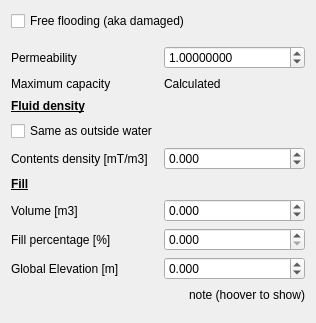
<?xml version="1.0" encoding="UTF-8"?>
<ui version="4.0">
 <class>Form</class>
 <widget class="QWidget" name="Form">
  <property name="geometry">
   <rect>
    <x>0</x>
    <y>0</y>
    <width>316</width>
    <height>323</height>
   </rect>
  </property>
  <property name="windowTitle">
   <string>Form</string>
  </property>
  <property name="locale">
   <locale language="English" country="UnitedStates"/>
  </property>
  <layout class="QVBoxLayout" name="verticalLayout">
   <item>
    <widget class="QCheckBox" name="cbFreeFlooding">
     <property name="text">
      <string>Free flooding (aka damaged)</string>
     </property>
    </widget>
   </item>
   <item>
    <widget class="QWidget" name="widgetContents" native="true">
     <layout class="QGridLayout" name="gridLayout">
      <property name="leftMargin">
       <number>0</number>
      </property>
      <property name="rightMargin">
       <number>0</number>
      </property>
      <item row="2" column="0">
       <widget class="QLabel" name="label_9">
        <property name="text">
         <string>&lt;html&gt;&lt;head/&gt;&lt;body&gt;&lt;p&gt;&lt;span style=&quot; font-weight:600; text-decoration: underline;&quot;&gt;Fluid density&lt;/span&gt;&lt;/p&gt;&lt;/body&gt;&lt;/html&gt;</string>
        </property>
        <property name="wordWrap">
         <bool>true</bool>
        </property>
       </widget>
      </item>
      <item row="9" column="1">
       <widget class="QDoubleSpinBox" name="sbElevation">
        <property name="sizePolicy">
         <sizepolicy hsizetype="Preferred" vsizetype="Fixed">
          <horstretch>0</horstretch>
          <verstretch>0</verstretch>
         </sizepolicy>
        </property>
        <property name="decimals">
         <number>3</number>
        </property>
        <property name="minimum">
         <double>-999999999999.000000000000000</double>
        </property>
        <property name="maximum">
         <double>99999999999999.000000000000000</double>
        </property>
       </widget>
      </item>
      <item row="7" column="1">
       <widget class="QDoubleSpinBox" name="sbVolume">
        <property name="sizePolicy">
         <sizepolicy hsizetype="Preferred" vsizetype="Fixed">
          <horstretch>0</horstretch>
          <verstretch>0</verstretch>
         </sizepolicy>
        </property>
        <property name="decimals">
         <number>3</number>
        </property>
        <property name="minimum">
         <double>-999999999999.000000000000000</double>
        </property>
        <property name="maximum">
         <double>99999999999999.000000000000000</double>
        </property>
       </widget>
      </item>
      <item row="0" column="1">
       <widget class="QDoubleSpinBox" name="sbPermeability">
        <property name="decimals">
         <number>8</number>
        </property>
        <property name="maximum">
         <double>2.000000000000000</double>
        </property>
        <property name="singleStep">
         <double>0.000010000000000</double>
        </property>
        <property name="value">
         <double>1.000000000000000</double>
        </property>
       </widget>
      </item>
      <item row="9" column="0">
       <widget class="QLabel" name="label_4">
        <property name="text">
         <string>Global Elevation [m]</string>
        </property>
       </widget>
      </item>
      <item row="5" column="0">
       <widget class="QLabel" name="label_10">
        <property name="text">
         <string>&lt;html&gt;&lt;head/&gt;&lt;body&gt;&lt;p&gt;&lt;span style=&quot; font-weight:600; text-decoration: underline;&quot;&gt;Fill&lt;/span&gt;&lt;/p&gt;&lt;/body&gt;&lt;/html&gt;</string>
        </property>
        <property name="wordWrap">
         <bool>true</bool>
        </property>
       </widget>
      </item>
      <item row="4" column="1">
       <widget class="QDoubleSpinBox" name="sbDenstiy">
        <property name="sizePolicy">
         <sizepolicy hsizetype="Preferred" vsizetype="Fixed">
          <horstretch>0</horstretch>
          <verstretch>0</verstretch>
         </sizepolicy>
        </property>
        <property name="decimals">
         <number>3</number>
        </property>
        <property name="minimum">
         <double>-999999999999.000000000000000</double>
        </property>
        <property name="maximum">
         <double>99999999999999.000000000000000</double>
        </property>
       </widget>
      </item>
      <item row="1" column="1">
       <widget class="QLabel" name="lblCapacity">
        <property name="text">
         <string>Calculated</string>
        </property>
       </widget>
      </item>
      <item row="0" column="0">
       <widget class="QLabel" name="label_6">
        <property name="text">
         <string>Permeability</string>
        </property>
       </widget>
      </item>
      <item row="10" column="1">
       <widget class="QLabel" name="label_8">
        <property name="toolTip">
         <string>&lt;html&gt;&lt;head/&gt;&lt;body&gt;&lt;p&gt;Setting any of these values changes the amount of fluid in the tank. Global elevation may thus change if the vessel moves.&lt;/p&gt;&lt;/body&gt;&lt;/html&gt;</string>
        </property>
        <property name="text">
         <string>note (hoover to show)</string>
        </property>
        <property name="alignment">
         <set>Qt::AlignRight|Qt::AlignTrailing|Qt::AlignVCenter</set>
        </property>
        <property name="wordWrap">
         <bool>false</bool>
        </property>
       </widget>
      </item>
      <item row="7" column="0">
       <widget class="QLabel" name="label_2">
        <property name="text">
         <string>Volume [m3]</string>
        </property>
       </widget>
      </item>
      <item row="8" column="0">
       <widget class="QLabel" name="label_3">
        <property name="text">
         <string>Fill percentage [%]</string>
        </property>
       </widget>
      </item>
      <item row="8" column="1">
       <widget class="QDoubleSpinBox" name="sbPercentage">
        <property name="sizePolicy">
         <sizepolicy hsizetype="Preferred" vsizetype="Fixed">
          <horstretch>0</horstretch>
          <verstretch>0</verstretch>
         </sizepolicy>
        </property>
        <property name="decimals">
         <number>3</number>
        </property>
        <property name="minimum">
         <double>0.000000000000000</double>
        </property>
        <property name="maximum">
         <double>100.000000000000000</double>
        </property>
        <property name="singleStep">
         <double>5.000000000000000</double>
        </property>
       </widget>
      </item>
      <item row="1" column="0">
       <widget class="QLabel" name="label_5">
        <property name="text">
         <string>Maximum capacity</string>
        </property>
       </widget>
      </item>
      <item row="4" column="0">
       <widget class="QLabel" name="label">
        <property name="text">
         <string>Contents density [mT/m3]</string>
        </property>
       </widget>
      </item>
      <item row="3" column="0">
       <widget class="QCheckBox" name="cbUseOutsideDensity">
        <property name="text">
         <string>Same as outside water</string>
        </property>
       </widget>
      </item>
     </layout>
    </widget>
   </item>
  </layout>
 </widget>
 <resources/>
 <connections/>
</ui>
